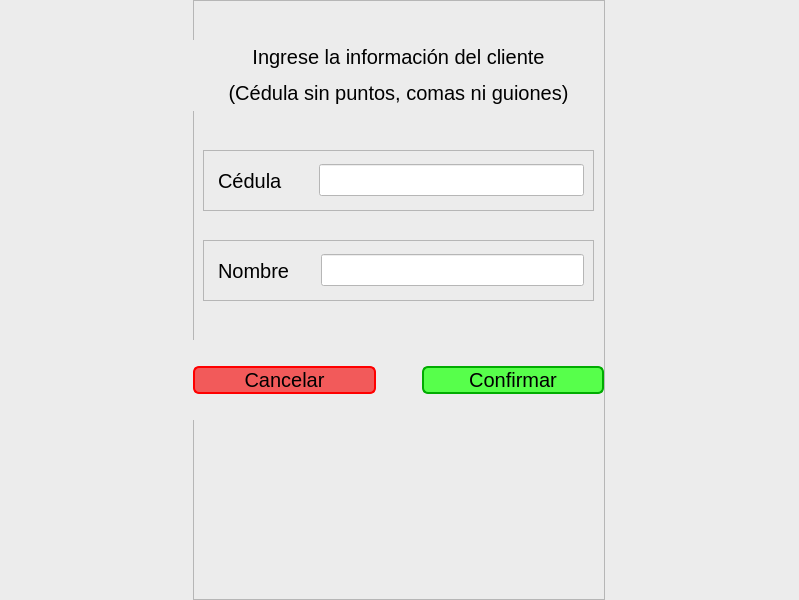
<?xml version="1.0" encoding="UTF-8"?>
<ui version="4.0">
 <class>MainWindow</class>
 <widget class="QMainWindow" name="MainWindow">
  <property name="geometry">
   <rect>
    <x>0</x>
    <y>0</y>
    <width>799</width>
    <height>600</height>
   </rect>
  </property>
  <property name="windowTitle">
   <string>Información del Cliente</string>
  </property>
  <widget class="QWidget" name="Background">
   <property name="styleSheet">
    <string notr="true">QWidget{
	background-color: rgb(236, 236, 236)
}</string>
   </property>
   <widget class="QFrame" name="frame">
    <property name="geometry">
     <rect>
      <x>193</x>
      <y>0</y>
      <width>412</width>
      <height>600</height>
     </rect>
    </property>
    <property name="styleSheet">
     <string notr="true">QLineEdit{
	background-color: white;
	font-size: 20px;
}

QLabel{
	font-size: 20px;
}

QPushButton{
	font-size: 20px;
	border: 2px solid;
	border-radius: 6px;
}

QPushButton::pressed{
	color: rgb(225, 225, 225);
	border-radius: 0;
}

#Confirm{
	background-color: rgb(87, 255, 75);
	border-color: rgb(0, 172, 0);
}

#Confirm::hover{
	background-color: rgb(56, 247, 42);
}

#Confirm::pressed{
	background-color: rgb(0, 172, 0);
	border-color: rgb(87, 255, 75)
}

#Cancel{
	background-color: rgb(242, 90, 90);
	border-color: rgb(255, 0, 0)
}

#Cancel::hover{
	background-color: rgb(237, 50, 50);
	border-color: rgb(255, 0, 0)
}

#Cancel::pressed{
	background-color: rgb(255, 0, 0);
	border-color: rgb(255, 101, 101)
}</string>
    </property>
    <property name="frameShape">
     <enum>QFrame::StyledPanel</enum>
    </property>
    <property name="frameShadow">
     <enum>QFrame::Raised</enum>
    </property>
    <widget class="QFrame" name="identification">
     <property name="geometry">
      <rect>
       <x>10</x>
       <y>150</y>
       <width>391</width>
       <height>61</height>
      </rect>
     </property>
     <property name="frameShape">
      <enum>QFrame::StyledPanel</enum>
     </property>
     <property name="frameShadow">
      <enum>QFrame::Raised</enum>
     </property>
     <layout class="QHBoxLayout" name="horizontalLayout_2">
      <item>
       <widget class="QLabel" name="Label_2">
        <property name="styleSheet">
         <string notr="true">QLabel{
	margin-right: 25px;
}</string>
        </property>
        <property name="text">
         <string>Cédula</string>
        </property>
       </widget>
      </item>
      <item>
       <widget class="QLineEdit" name="lineEdit">
        <property name="acceptDrops">
         <bool>false</bool>
        </property>
       </widget>
      </item>
     </layout>
    </widget>
    <widget class="QFrame" name="Name">
     <property name="geometry">
      <rect>
       <x>10</x>
       <y>240</y>
       <width>391</width>
       <height>61</height>
      </rect>
     </property>
     <property name="frameShape">
      <enum>QFrame::StyledPanel</enum>
     </property>
     <property name="frameShadow">
      <enum>QFrame::Raised</enum>
     </property>
     <layout class="QHBoxLayout" name="horizontalLayout">
      <item>
       <widget class="QLabel" name="Label">
        <property name="styleSheet">
         <string notr="true">QLabel{
	margin-right: 20px
}</string>
        </property>
        <property name="text">
         <string>Nombre</string>
        </property>
       </widget>
      </item>
      <item>
       <widget class="QLineEdit" name="lineEdit_2"/>
      </item>
     </layout>
    </widget>
    <widget class="QWidget" name="horizontalLayoutWidget">
     <property name="geometry">
      <rect>
       <x>0</x>
       <y>340</y>
       <width>411</width>
       <height>80</height>
      </rect>
     </property>
     <layout class="QHBoxLayout" name="horizontalLayout_3">
      <item>
       <widget class="QPushButton" name="Cancel">
        <property name="cursor">
         <cursorShape>PointingHandCursor</cursorShape>
        </property>
        <property name="text">
         <string>Cancelar</string>
        </property>
       </widget>
      </item>
      <item>
       <spacer name="horizontalSpacer">
        <property name="orientation">
         <enum>Qt::Horizontal</enum>
        </property>
        <property name="sizeType">
         <enum>QSizePolicy::Maximum</enum>
        </property>
        <property name="sizeHint" stdset="0">
         <size>
          <width>40</width>
          <height>20</height>
         </size>
        </property>
       </spacer>
      </item>
      <item>
       <widget class="QPushButton" name="Confirm">
        <property name="cursor">
         <cursorShape>PointingHandCursor</cursorShape>
        </property>
        <property name="text">
         <string>Confirmar</string>
        </property>
       </widget>
      </item>
     </layout>
    </widget>
    <widget class="QLabel" name="Instruction">
     <property name="geometry">
      <rect>
       <x>0</x>
       <y>40</y>
       <width>411</width>
       <height>71</height>
      </rect>
     </property>
     <property name="text">
      <string>&lt;html&gt;&lt;head/&gt;&lt;body&gt;&lt;p align=&quot;center&quot;&gt;&lt;span style=&quot; font-size:15pt;&quot;&gt;Ingrese la información del cliente&lt;/span&gt;&lt;/p&gt;&lt;p align=&quot;center&quot;&gt;&lt;span style=&quot; font-size:15pt;&quot;&gt;(Cédula sin puntos, comas ni guiones)&lt;/span&gt;&lt;/p&gt;&lt;/body&gt;&lt;/html&gt;</string>
     </property>
    </widget>
   </widget>
  </widget>
 </widget>
 <resources/>
 <connections/>
</ui>
